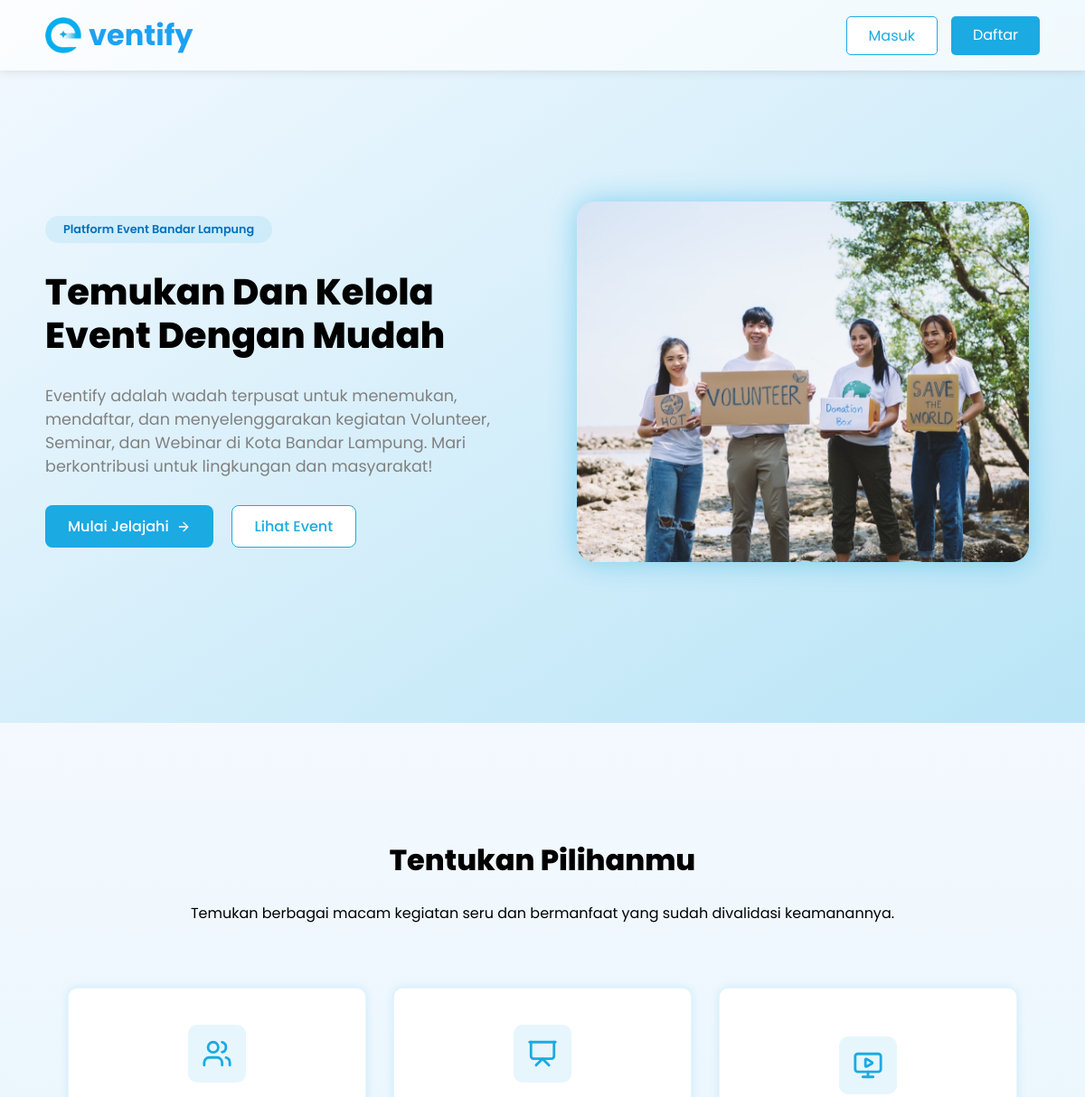
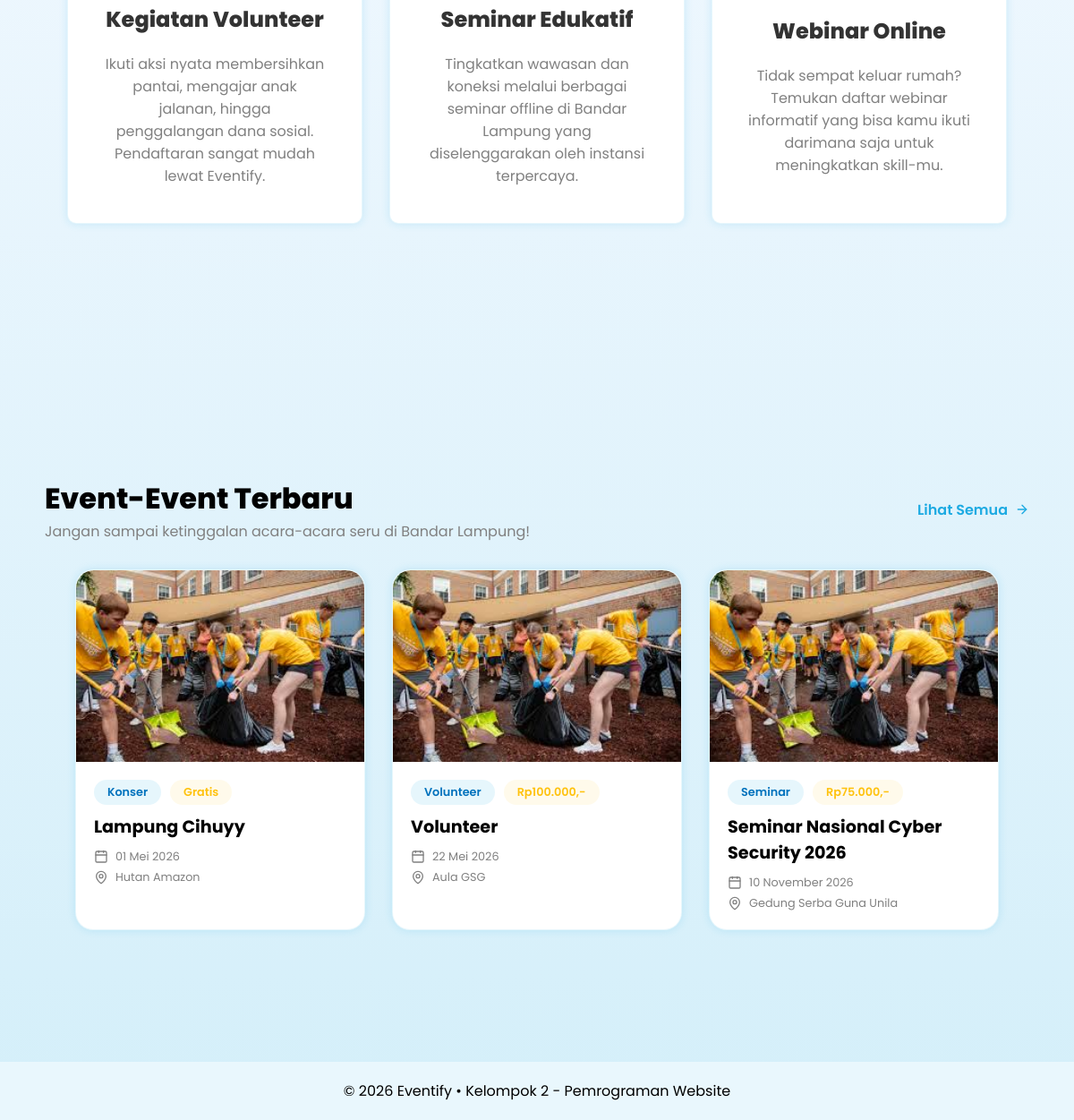
The page / on the database its author committed (2 pictures, top to bottom).
### tables this page shows
CREATE TABLE `event` (
  `id_event` int NOT NULL,
  `id_user` int NOT NULL,
  `id_kategori` int NOT NULL,
  `judul` varchar(255) NOT NULL,
  `waktu_pelaksanaan` datetime NOT NULL,
  `biaya` int DEFAULT '0',
  `lokasi` varchar(255) NOT NULL,
  `kuota` int NOT NULL,
  `deskripsi` text NOT NULL,
  `benefit` text,
  `cover_image` varchar(255) NOT NULL,
  `status_publikasi` enum('Pending','Dipublikasikan','Ditolak') DEFAULT 'Pending',
  `created_at` timestamp NULL DEFAULT CURRENT_TIMESTAMP
);

CREATE TABLE `kategori` (
  `id_kategori` int NOT NULL,
  `kategori` varchar(50) NOT NULL
);

### app/models/EventModel.php (called while the page is built, shortened)
<?php
    function getEventTerbaru(mysqli $conn) {
        $query = $conn->prepare("
            SELECT event.*, users.nama_lengkap, kategori.kategori
            FROM `event`
            JOIN users ON event.id_user = users.id
            JOIN kategori ON event.id_kategori = kategori.id_kategori
            WHERE event.status_publikasi = 'Dipublikasikan'
            ORDER BY event.created_at DESC
            LIMIT 3
        ");
        $query->execute();
        $result = $query->get_result();
        $data = $result->fetch_all(MYSQLI_ASSOC);
        return $data;
    }
?>

### app/controllers/landing.php (called while the page is built)
<?php
    require_once 'app/config/config.php';
    require_once 'koneksi/koneksi.php';
    require_once 'app/models/EventModel.php';
    $eventTerbaru = getEventTerbaru($conn);
?>

### app/config/config.php (called while the page is built, shortened)
<?php
    function formatTanggalIndo(string $datetime) {
        $bulan = array(1 => 'Januari', 'Februari', 'Maret', 'April', 'Mei', 'Juni', 'Juli', 'Agustus', 'September', 'Oktober', 'November', 'Desember');
        $timestamp = strtotime($datetime);
        $hari = date('d', $timestamp);
        $bulan_angka = (int)date('m', $timestamp);
        $tahun = date('Y', $timestamp);
        return $hari . ' ' . $bulan[$bulan_angka] . ' ' . $tahun;
    }
    function formatRupiah($angka) {
    $hasil_rupiah = "Rp" . number_format($angka, 0, ',', '.') . ",-";
    return $hasil_rupiah;
}
?>

### index.php (the view, shortened to what this page needs)
<?php
    require_once 'app/controllers/landing.php';
?>
<!DOCTYPE html>
<html lang="en">
<head>
    <link rel="stylesheet" href="<?= BASEURL; ?>/assets/css/global.css">
    <link rel="stylesheet" href="<?= BASEURL; ?>/assets/css/landing.css">
</head>
<body>
    <header>
        <?php include 'app/views/components/logo.php'; ?>
        <div class="button">
            <a href="<?= BASEURL; ?>/app/controllers/auth/login.php" class="button-login">Masuk</a>
            <a href="<?= BASEURL; ?>/app/controllers/auth/register.php" class="button-register">Daftar</a>
        </div>
    </header>
    <section>
        <div class="top-content">
            <div class="left-content">
                <span class="header-title">Platform Event Bandar Lampung</span>
                <span class="main-title">Temukan Dan Kelola Event Dengan Mudah</span>
                <span class="description">Eventify adalah wadah terpusat untuk menemukan, mendaftar, dan menyelenggarakan kegiatan Volunteer, Seminar, dan Webinar di Kota Bandar Lampung. Mari berkontribusi untuk lingkungan dan masyarakat!</span>
                <div class="button">
                    <a href="<?= BASEURL; ?>/app/controllers/user/dashboard.php">
                        Mulai Jelajahi
                        <i data-lucide="arrow-right" style="width: 1rem; height: 1rem;"></i>
                    </a>
                    <a href="<?= BASEURL; ?>/app/controllers/user/dashboard.php">Lihat Event</a>
                </div>
            </div>
            <div class="right-content">
                <img src="<?= BASEURL; ?>/assets/images/volunteer.jpeg" alt="">
            </div>
        </div>
        <div class="content">
            <div class="preview-content">
                <div class="content-title">
                    <span class="title">Tentukan Pilihanmu</span>
                    <span>Temukan berbagai macam kegiatan seru dan bermanfaat yang sudah divalidasi keamanannya.</span>
                </div>
                <div class="card">
                    <div class="card-item">
                        <i class="icon" data-lucide="users" style="width: 4rem; height: 4rem;"></i>
                        <span class="title-card">Kegiatan Volunteer</span>
                        <span class="desc-card">Ikuti aksi nyata membersihkan pantai, mengajar anak jalanan, hingga penggalangan dana sosial. Pendaftaran sangat mudah lewat Eventify.</span>
                    </div>
                    <div class="card-item">
                        <i class="icon" data-lucide="presentation" style="width: 4rem; height: 4rem;"></i>
                        <span class="title-card">Seminar Edukatif</span>
                        <span class="desc-card">Tingkatkan wawasan dan koneksi melalui berbagai seminar offline di Bandar Lampung yang diselenggarakan oleh instansi terpercaya.</span>
                    </div>
                    <div class="card-item">
                        <i class="icon" data-lucide="monitor-play" style="width: 4rem; height: 4rem;"></i>
                        <span class="title-card">Webinar Online</span>
                        <span class="desc-card">Tidak sempat keluar rumah? Temukan daftar webinar informatif yang bisa kamu ikuti darimana saja untuk meningkatkan skill-mu.</span>
                    </div>
                </div>
            </div>
            <div class="preview-event">
                <div class="preview-event-header">
                    <div class="content-title">
                        <span>Event-Event Terbaru</span>
                        <span>Jangan sampai ketinggalan acara-acara seru di Bandar Lampung!</span>
                    </div>
                    <a href="">Lihat Semua <i data-lucide="arrow-right" style="width: 1rem; height: 1rem;"></i></a>
                </div>
                <div class="card">
                    <?php foreach ($eventTerbaru as $event): ?>
                        <div class="event-card">
                            <img src="<?= BASEURL; ?>/assets/images/image.png" alt="">
                            <div class="event-info">
                                <div class="event-type">
                                    <span class="kategori"><?= $event['kategori']; ?></span>
                                    <span class="harga"><?php if ($event['biaya'] == 0) { echo "Gratis"; } else { echo formatRupiah($event['biaya']); } ?></span>
                                </div>
                                <span class="event-title"><?= $event['judul']; ?></span>
                                <div class="event-detail">
                                    <div class="event-time">
                                        <i data-lucide="calendar" style="width: 1rem; height: 1rem;"></i>
                                        <span><?= formatTanggalIndo($event['waktu_pelaksanaan']); ?></span>
                                    </div>
                                    <div class="event-location">
                                        <i data-lucide="map-pin" style="width: 1rem; height: 1rem;"></i>
                                        <span><?= $event['lokasi']; ?></span>
                                    </div>
                                </div>
                            </div>
                        </div>
                    <?php endforeach; ?>
                </div>
            </div>
        </div>
    </section>
    <footer>
        <span>© 2026 Eventify • Kelompok 2 - Pemrograman Website</span>
    </footer>
</body>
</html>

### assets/css/global.css (style rules this page uses)
* { margin: 0; padding: 0; box-sizing: border-box; font-family: "Poppins", "Montserrat", sans-serif; }
a { text-decoration: none; }

### rows shown on the page
event: id_kategori.kategori "Konser", biaya "Gratis", judul "Lampung Cihuyy", waktu_pelaksanaan "01 Mei 2026", lokasi "Hutan Amazon"
event: id_kategori.kategori "Volunteer", biaya "Rp100.000,-", judul "Volunteer", waktu_pelaksanaan "22 Mei 2026", lokasi "Aula GSG"
event: id_kategori.kategori "Seminar", biaya "Rp75.000,-", judul "Seminar Nasional Cyber Security 2026", waktu_pelaksanaan "10 November 2026", lokasi "Gedung Serba Guna Unila"
